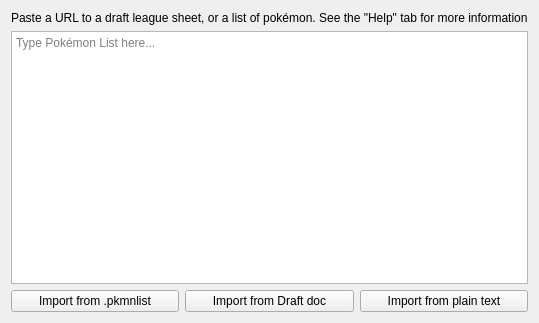
<?xml version="1.0" encoding="UTF-8"?>
<ui version="4.0">
 <class>Form</class>
 <widget class="QWidget" name="Form">
  <property name="geometry">
   <rect>
    <x>0</x>
    <y>0</y>
    <width>533</width>
    <height>323</height>
   </rect>
  </property>
  <property name="windowTitle">
   <string>Form</string>
  </property>
  <layout class="QVBoxLayout" name="verticalLayout">
   <item>
    <widget class="QLabel" name="label">
     <property name="text">
      <string>Paste a URL to a draft league sheet, or a list of pokémon. See the &quot;Help&quot; tab for more information</string>
     </property>
    </widget>
   </item>
   <item>
    <widget class="QTextEdit" name="textEdit">
     <property name="placeholderText">
      <string>Type Pokémon List here...</string>
     </property>
    </widget>
   </item>
   <item>
    <layout class="QHBoxLayout" name="horizontalLayout">
     <item>
      <widget class="AnimatedHoverButton" name="fromFileButton">
       <property name="text">
        <string>Import from .pkmnlist</string>
       </property>
      </widget>
     </item>
     <item>
      <widget class="AnimatedHoverButton" name="fromGoogleSheetButton">
       <property name="text">
        <string>Import from Draft doc</string>
       </property>
      </widget>
     </item>
     <item>
      <widget class="AnimatedHoverButton" name="fromPlainTextButton">
       <property name="text">
        <string>Import from plain text</string>
       </property>
      </widget>
     </item>
    </layout>
   </item>
  </layout>
 </widget>
 <customwidgets>
  <customwidget>
   <class>AnimatedHoverButton</class>
   <extends>QPushButton</extends>
   <header>assets.ui.animated_button</header>
  </customwidget>
 </customwidgets>
 <resources/>
 <connections/>
</ui>
